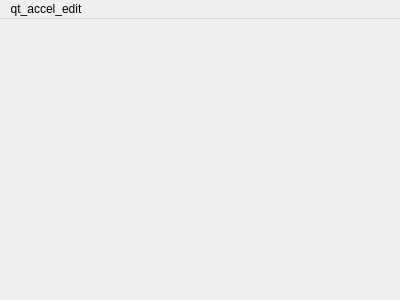
<?xml version="1.0" encoding="UTF-8"?>
<ui version="4.0">
 <class>Dialog</class>
 <widget class="QMainWindow" name="Dialog">
  <property name="geometry">
   <rect>
    <x>0</x>
    <y>0</y>
    <width>400</width>
    <height>300</height>
   </rect>
  </property>
  <property name="windowTitle">
   <string notr="true">Dialog</string>
  </property>
  <property name="windowIcon">
   <iconset resource="icons.qrc">
    <normaloff>:/icons/learnrecur.png</normaloff>:/icons/learnrecur.png</iconset>
  </property>
  <widget class="QWidget" name="centralwidget">
    <layout class="QVBoxLayout" name="verticalLayout">
    <property name="spacing">
      <number>3</number>
    </property>
    <property name="margin">
      <number>12</number>
    </property>
    <item>
      <widget class="QWidget" name="fieldsArea" native="true"/>
    </item>
    </layout>
  </widget>
  <widget class="QMenuBar" name="menubar">
    <property name="geometry">
      <rect>
        <x>0</x>
        <y>0</y>
        <width>750</width>
        <height>22</height>
    </rect>
   </property>
   <widget class="QMenu" name="menu_Edit">
    <property name="title">
     <string>qt_accel_edit</string>
    </property>
   </widget>
   <addaction name="menu_Edit"/>
  </widget>
 </widget>
 <resources>
  <include location="icons.qrc"/>
 </resources>
</ui>
